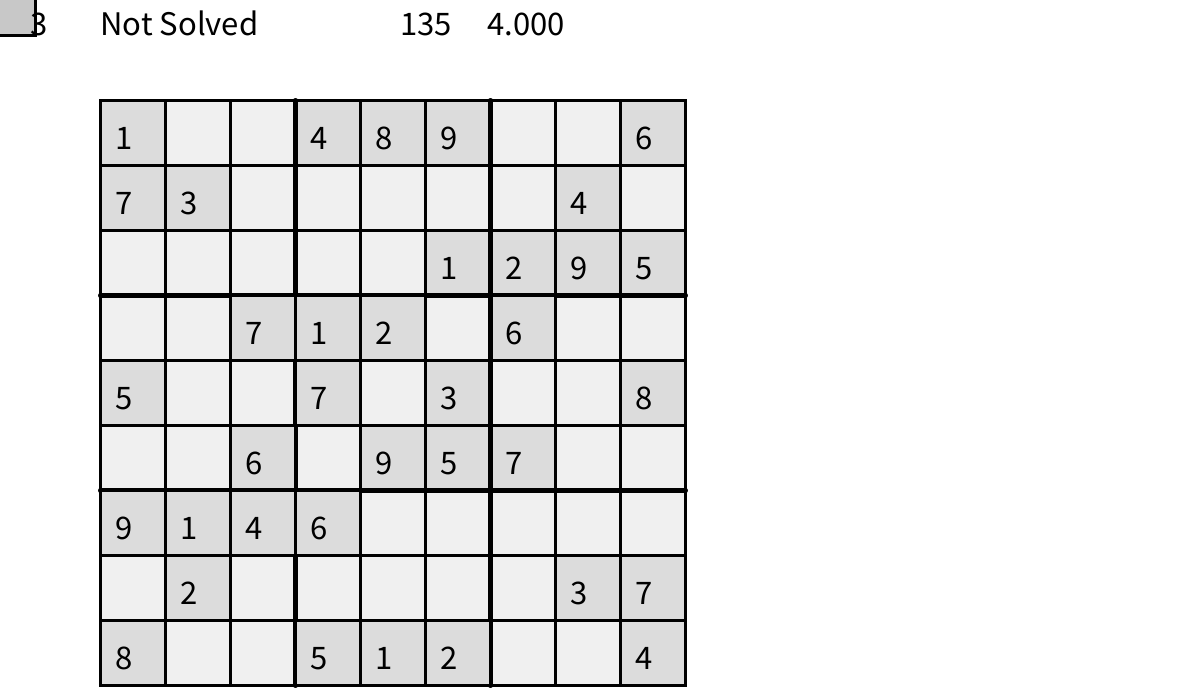
Frame 1 (no input)
Frame 60 (the mouse pressed at the canvas centre just before this capture): identical to frame 1, image omitted
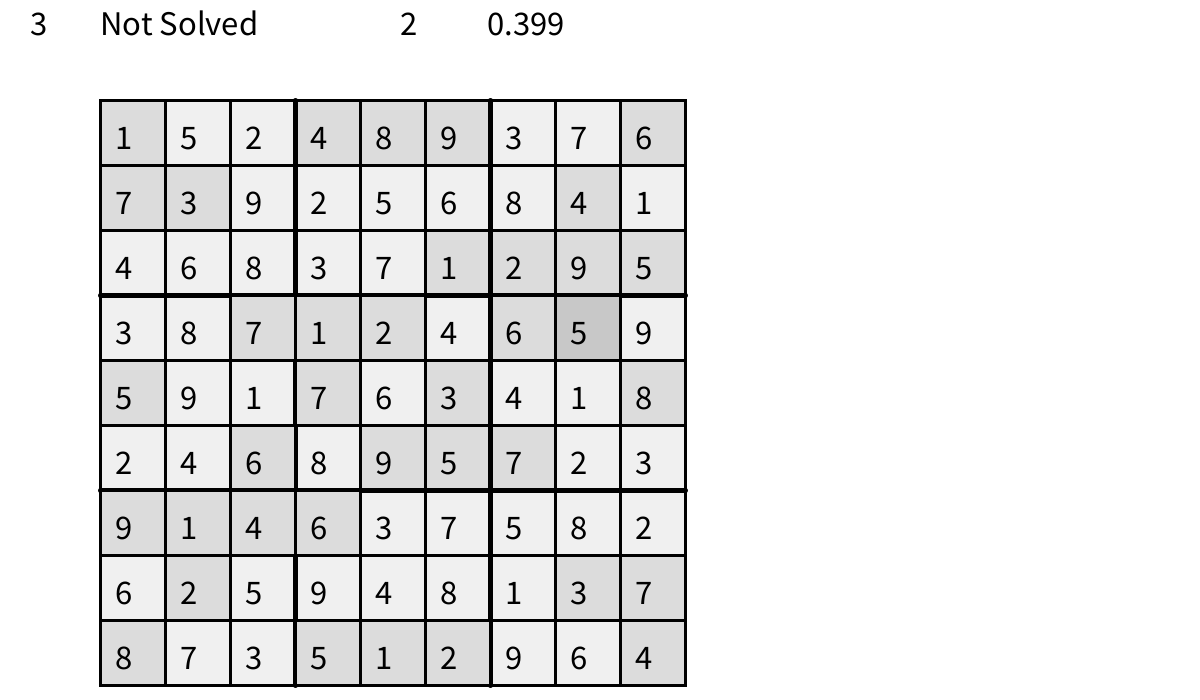
Frame 120 (the mouse held since frame 60 and released just before this capture)

The Processing sketch that drew these frames (run headless with seeded random() and noise(); from frame 60 on, the mouse is pressed at the canvas centre):

// Processing sketch: SudokuViaAnnealing
// ── SudokuViaAnnealing.pde
float Scale=65;
Boolean start=false;
//int[][] arr={{1,2,3,4},{3,4,2,1},{4,3,1,2},{2,1,4,3}};
//int[][] arr={{-1,-1,3,4},{3,-1,2,-1},{4,-1,1,-1},{2,1,4,-1}};
//int[][] arr={{8,7,6,9,-1,-1,-1,-1,-1}
//,{-1,1,-1,-1,-1,6,-1,-1,-1}
//,{-1,4,-1,3,-1,5,8,-1,-1}
//,{4,-1,-1,-1,-1,-1,2,1,-1}
//,{-1,9,-1,5,-1,-1,-1,-1,-1}
//,{-1,5,-1,-1,4,-1,3,-1,6}
//,{-1,2,9,-1,-1,-1,-1,-1,8}
//,{-1,-1,4,6,9,-1,1,7,3}
//,{-1,-1,-1,-1,-1,1,-1,-1,4}};

int[][] arr={
{1,-1,-1,4,8,9,-1,-1,6}
,{7,3,-1,-1,-1,-1,-1,4,-1}
,{-1,-1,-1,-1,-1,1,2,9,5}
,{-1,-1,7,1,2,-1,6,-1,-1}
,{5,-1,-1,7,-1,3,-1,-1,8}
,{-1,-1,6,-1,9,5,7,-1,-1}
,{9,1,4,6,-1,-1,-1,-1,-1}
,{-1,2,-1,-1,-1,-1,-1,3,7}
,{8,-1,-1,5,1,2,-1,-1,4}};
//int[][] arr={
//{-1,1,9,12,-1,5,-1,-1,6,-1,-1,-1,-1,3,13,-1}
//,{-1,-1,3,-1,1,12,-1,-1,9,16,-1,5,-1,4,-1,-1}
//,{7,6,-1,10,-1,-1,-1,-1,-1,1,8,-1,14,-1,2,-1}
//,{16,15,-1,-1,11,-1,4,8,-1,-1,-1,-1,-1,-1,12}
//,{-1,10,8,11,-1,3,-1,-1,-1,-1,7,13,-1,9,14,6}
//,{-1,12,15,-1,-1,10,8,-1,-1,-1,-1,-1,16,2,5,-1}
//,{-1,2,-1,3,9,13,7,-1,-1,10,-1,1,-1,8,-1,-1}
//,{-1,-1,-1,16,-1,15,-1,6,8,-1,-1,14,-1,-1,-1,-1}
//,{-1,-1,-1,-1,5,-1,-1,15,13,-1,9,-1,7,-1,-1,-1}
//,{-1,-1,1,-1,3,-1,14,-1,-1,2,5,10,11,-1,16,-1}
//,{-1,14,11,15,-1,-1,-1,-1,-1,7,3,-1,-1,13,4,-1}
//,{5,9,16,-1,13,2,-1,-1,-1,-1,1,-1,8,15,3,-1}
//,{15,-1,-1,-1,-1,-1,-1,-1,3,14,-1,2,-1,-1,7,8}
//,{-1,16,-1,5,-1,6,3,-1,-1,-1,-1,-1,2,-1,12,4}
//,{-1,-1,14,-1,8,-1,2,13,-1,-1,15,7,-1,5,-1,-1}
//,{-1,8,2,-1,-1,-1,-1,14,-1,-1,11,-1,1,10,6,-1}};
SudokuGame Game=new SudokuGame(arr);
float Temp=4;
float decay=0.9995;
void setup(){
    frameRate(60);
    size(1200, 700);
    
}
void draw(){
  background(255); 
  fill(0);
  
  int HLX=floor((mouseX-100)/Scale);
  int HLY=floor((mouseY-100)/Scale);
  text(HLX+" :"+HLY,10,840);
  Game.DrawBG();
  fill(200);
  rect(HLX*Scale+100,HLY*Scale+100,Scale,Scale);
  if (keyPressed) {
    try {
      int num= Integer.parseInt((key+"").trim());
      Game.WriteValue(HLX,HLY,num);
    } catch (NumberFormatException e) {
    }
  }
  Game.Draw();
  text(Game.Size,30,35);
  if(Game.Solved()){
    text("Solved",100,35);
  }else{
    text("Not Solved",100,35);
    
  }
  text(Game.Cost(),400,35);
  text(Temp,480,35);
  if(start){
    for(int i=0;i<1000;i++){
      Anneal();
    }
  }
  
  //text(ArrToString(Game.Square(0,0)),10,320);
}
void Anneal(){
  if(Game.Cost()!=0){
    int X1=0;
    int Y1=0;
    X1=floor(random(1)*Game.Size*Game.Size);
    Y1=floor(random(1)*Game.Size*Game.Size);
    while(!Game.Playable(X1,Y1)){
      X1=floor(random(1)*Game.Size*Game.Size);
      Y1=floor(random(1)*Game.Size*Game.Size);
    }
    
    int X2=0;
    int Y2=0;
    X2=floor(random(1)*Game.Size*Game.Size);
    Y2=floor(random(1)*Game.Size*Game.Size);
    while(!Game.Playable(X2,Y2)||((X1==X2)||(Y1==Y2))){
      X2=floor(random(1)*Game.Size*Game.Size);
      Y2=floor(random(1)*Game.Size*Game.Size);
    }
    print(X1+" : "+Y1+"   -   "+X2+" : "+Y2+"        ");
    int oldCost=Game.Cost();
    Game.Swap(X1,Y1,X2,Y2);
    int newCost=Game.Cost();
    if(newCost>oldCost){
      if(random(1)>exp(-float(newCost-oldCost)/Temp)){
        Game.Swap(X1,Y1,X2,Y2);
      }
    }
    if(newCost==oldCost){
      Temp+=3.5*(1-decay);
    }
    Temp*=decay;
  }
}
void mousePressed(){
  Game.FillGrid();
  start= true;
}
// ── Classes.pde
class SudokuGame{
  int Size=3; //The size of grid (normally 3)
  int[][]InitGrid;
  int[][]Grid; // Grid of numbers ranging from 1 to Size^2, (Size^2,Size^2), -1 for empty
  SudokuGame(int[][] dGrid){
     Size=int(sqrt(dGrid.length));
     InitGrid=CloneGrid(dGrid);
     Grid=CloneGrid(dGrid);
  }
  int[][] CloneGrid(int[][]oldGrid){
    int[][] newGrid= new int[Size*Size][Size*Size];
    for(int i=0;i<Size*Size;i++){
      arrayCopy(oldGrid[i],newGrid[i]);
    }
    return newGrid;
  }
  boolean Playable(int X,int Y){
    return InitGrid[Y][X]==-1;
  }
  
  void FillGrid(){
    for(int i=0;i<Size*Size;i++){
        int[]nonZero=new int[Size*Size+1];
        for(int j=0;j<Size*Size;j++){
          if(Grid[i][j]>0){
            nonZero[Grid[i][j]]++;
          }
        }
        int count=1;
        for(int j=0;j<Size*Size;j++){
          while((count<Size*Size)&&(nonZero[count]!=0)){
             count++;
          }
          if(InitGrid[i][j]==-1){
             Grid[i][j]=count;
             count++;
          }
        }
    }
  }
  int[] Column(int num){
    int[] arr=new int[Grid.length];
    for(int i=0;i<arr.length;i++){
      arr[i]=0;
    }
    for(int i=0;i<Grid.length;i++){
      arr[i]=Grid[i][num];
    }
    return arr;
  }
  int[] Square(int A,int B){
    int[] arr=new int[Size*Size];
    for(int i=0;i<arr.length;i++){
      arr[i]=0;
    }
    for(int i=0;i<Size;i++){
      for(int j=0;j<Size;j++){
        arr[j*Size+i]=Grid[i+A*Size][j+B*Size];
      }
    }
    return arr;
  }
  
  boolean Solved(){
    boolean solved=true;
    for(int i=0;i<(Size*Size);i++){
      if(!HasAllUnique(Grid[i])){
        solved=false;
      }
      if(!HasAllUnique(Column(i))){
        solved=false;
      }
    }
    for(int i=0;i<Size;i++){
      for(int j=0;j<Size;j++){
        if(!HasAllUnique(Square(i,j))){
          solved=false;
        }
      }
    }
    return solved;
  }
  boolean HasAllUnique(int[] Nums){
    int[] count=new int[Nums.length];
    for(int i=0;i<Nums.length;i++){
      if(Nums[i]>0){
        if(count[Nums[i]-1]==1){
         return false; 
        }
        count[Nums[i]-1]++;
      }
    }
    for(int i=0;i<count.length;i++){
      if(count[i]!=1){
        return false;
      }
    }
    return true;
  }
  int NumMissing(int[] Nums){
    int[] count=new int[Nums.length];
    for(int i=0;i<Nums.length;i++){
      if(Nums[i]>0){
        count[Nums[i]-1]++;
      }
    }
    int numMissing=0;
    for(int i=0;i<count.length;i++){
      if(count[i]==0){
        numMissing++;
      }
    }
    return numMissing;
  }
  int Cost(){
    int cost=0;
    for(int i=0;i<(Size*Size);i++){
      cost+=NumMissing(Grid[i]);
      cost+=NumMissing(Column(i));
    }
    for(int i=0;i<Size;i++){
      for(int j=0;j<Size;j++){
         cost+=NumMissing(Square(i,j));
      }
    }
    return cost;
  }
  void WriteValue(int X,int Y, int Value ){
    if((X>=0)&&(Y>=0)&&(X<Size*Size)&&(Y<Size*Size)){
      if((Value>=0)&&(Value<=Size*Size)){
        if(InitGrid[Y][X]==-1){
              Grid[Y][X]=Value;
              if(Value==0){
                Grid[Y][X]=-1;
              }
        }
      }
    }
  }
  void Swap(int X1,int Y1,int X2, int Y2){
    if(InitGrid[Y1][X1]==-1){
      if(InitGrid[Y2][X2]==-1){
        int store=Grid[Y1][X1];
        Grid[Y1][X1]=Grid[Y2][X2];
        Grid[Y2][X2]=store;
      }
    }
  }
  void DrawBG(){
    fill(240);
    strokeWeight(3);
    rect(100,100,Scale*Size*Size,Scale*Size*Size);
    fill(0);
    for(int i=0;i<(Size*Size);i++){
       if(i>0){
          fill(0);
          if(i%Size==0){
            strokeWeight(5);
          }else{
            strokeWeight(3);
          }
          
          line(100,100+i*Scale,100+Scale*Size*Size,100+i*Scale);
          line(100+(i)*Scale,100,100+(i)*Scale,100+Scale*Size*Size);
       }
       for(int j=0;j<(Size*Size);j++){
         strokeWeight(3);
          if(InitGrid[i][j]>=0){
            fill(220);
            rect(j*Scale+100,i*Scale+100,Scale,Scale);
          }
       }
    }
  }
  void Draw(){
    fill(0);
    textSize(32*Scale/60);
    for(int i=0;i<(Size*Size);i++){
      for(int j=0;j<(Size*Size);j++){
        if(Grid[i][j]>=0){
          text(Grid[i][j],j*Scale+100+15,i*Scale+100+45*Scale/60);
        }
      }
    }
  }
  
}
String ArrToString(int[] arr){
  String str="";
  for(int i=0;i<arr.length;i++){
   str+=arr[i]; 
   str+=",";
  }
  return str;
}
